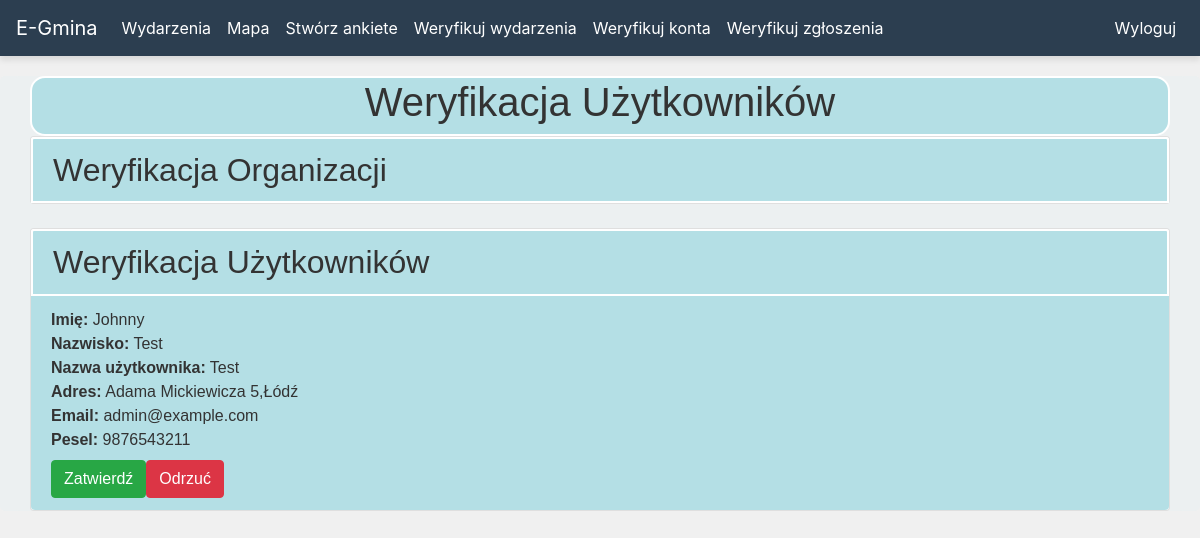
The page /admin-users (signed in) on the database as committed earlier.
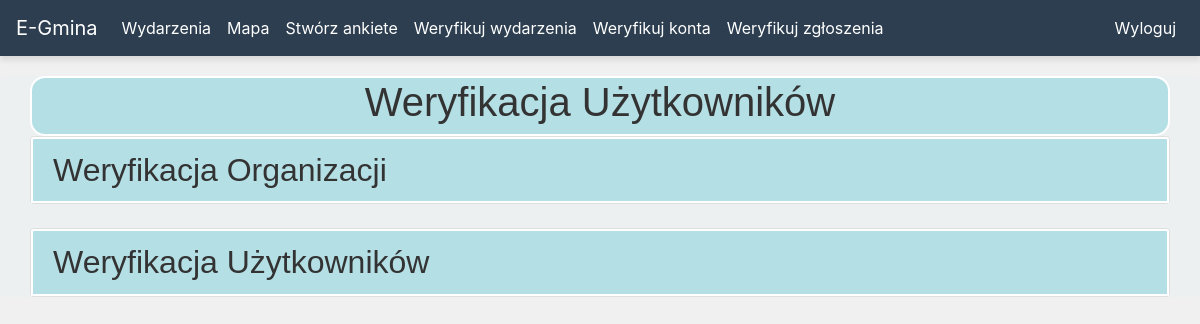
The same page on the database as committed later.
### website/models.py (models this page shows)
class User(db.Model, UserMixin):
    id = db.Column(db.Integer, primary_key=True)
    email = db.Column(db.String(150), unique=True)
    username = db.Column(db.String(150), unique=True)
    password = db.Column(db.String(150))
    name = db.Column(db.String(150))
    surname = db.Column(db.String(150))
    address = db.Column(db.String(150))
    uid = db.Column(db.Integer, unique=True)
    status = db.Column(db.String(50), default='pending')
    role = db.Column(db.String(50), default='user')
    Events = db.relationship('Event')
    Reports = db.relationship('Report')
    answers = db.relationship('Answer', backref='user', lazy=True)
    friends = db.relationship(
        'User',
        secondary=friends,
        primaryjoin=(friends.c.user_id == id),
        secondaryjoin=(friends.c.friend_id == id),
        backref=db.backref('friend_of', lazy='dynamic'),
        lazy='dynamic'
    )
    invitations = db.relationship(
        'User',
        secondary=invitations,
        primaryjoin=(invitations.c.invitee_id == id),
        secondaryjoin=(invitations.c.inviter_id == id),
        backref=db.backref('invited_by', lazy='dynamic'),
        lazy='dynamic'
    )
    sent = db.relationship(
        'User',
        secondary=sent,
        primaryjoin=(sent.c.sender_id == id),
        secondaryjoin=(sent.c.receiver_id == id),
        backref=db.backref('sent_by', lazy='dynamic'),
        lazy='dynamic'
    )
    blocked = db.relationship(
        'User',
        secondary=blocked,
        primaryjoin=(blocked.c.user_id == id),
        secondaryjoin=(blocked.c.blocked_id == id),
        backref=db.backref('blocked_by', lazy='dynamic'),
        lazy='dynamic'
    )
    y_blocked = db.relationship(
        'User',
        secondary=y_blocked,
        primaryjoin=(y_blocked.c.user_id == id),
        secondaryjoin=(y_blocked.c.blocked_id == id),
        backref=db.backref('y_blocked_by', lazy='dynamic'),
        lazy='dynamic'
    )

### website/views.py (the view, shortened to what this page needs)
@views.route('/admin-users', methods=['GET', 'POST'])
@login_required
def admin_users():
    if not current_user.is_authenticated or current_user.role != 'admin':
        flash('Nie masz uprawnień administratora do tej strony.', category='danger')
        return redirect(url_for('views.home'))
    pending_users = User.query.filter_by(status='pending').all()
    return render_template('admin_users.html', user=current_user, pending_users=pending_users)

### website/__init__.py (called while the page is built)
def create_app():
    app = Flask(__name__, static_folder='templates/static')
    app.config['SECRET_KEY'] = 'hjshjhdjah kjshkjdhjs'
    app.config['SQLALCHEMY_DATABASE_URI'] = f'sqlite:///{DB_NAME}'
    db.init_app(app)
    from .views import views
    from .auth import auth
    app.register_blueprint(views, url_prefix='/')
    app.register_blueprint(auth, url_prefix='/')
    from .models import User, Event
    with app.app_context():
        db.create_all()
        create_admin(app)
    login_manager = LoginManager()
    login_manager.login_view = 'auth.login_user'
    login_manager.init_app(app)
    @login_manager.user_loader
    def load_user(id):
        return User.query.get(int(id))
    return app

### website/templates/admin_users.html (shortened to what this page needs)
{% extends "base.html" %}
{% block content %}
<div class="container">
  <div class="container1">
    <h1 class="text-center">Weryfikacja Użytkowników</h1>
  </div>
  <div class="card">
    <div class="card-header container2">
      <h2 class="mb-0">Weryfikacja Organizacji</h2>
    </div>
  </div>
  <div class="card mt-4">
    <div class="card-header container2">
      <h2 class="mb-0">Weryfikacja Użytkowników</h2>
    </div>
    <ul class="list-group list-group-flush">
      {% for user in pending_users %}
        {% if user.role != 'organisation' %}
          <li class="list-group-item container3">
            <strong>Imię:</strong> {{ user.name }}<br>
            <strong>Nazwisko:</strong> {{ user.surname }}<br>
            <strong>Nazwa użytkownika:</strong> {{ user.username }}<br>
            <strong>Adres:</strong> {{ user.address }}<br>
            <strong>Email:</strong> {{ user.email }}<br>
            <strong>Pesel:</strong> {{ user.uid }}<br>
            <div class="btn-group mt-2" role="group">
              <form method="POST" action="{{ url_for('views.update_user_status', user_id=user.id, action='accept') }}">
                <button type="submit" class="btn btn-success">Zatwierdź</button>
              </form>
              <form method="POST" action="{{ url_for('views.update_user_status', user_id=user.id, action='reject') }}">
                <button type="submit" class="btn btn-danger">Odrzuć</button>
              </form>
            </div>
          </li>
        {% endif %}
      {% endfor %}
    </ul>
  </div>
</div>
{% endblock %}

Rows that differ between the two databases and show on the page:
removed User: name "Johnny", surname "Test", username "Test", address "Adama Mickiewicza 5,Łódź", email "admin@example.com", uid "9876543211"
